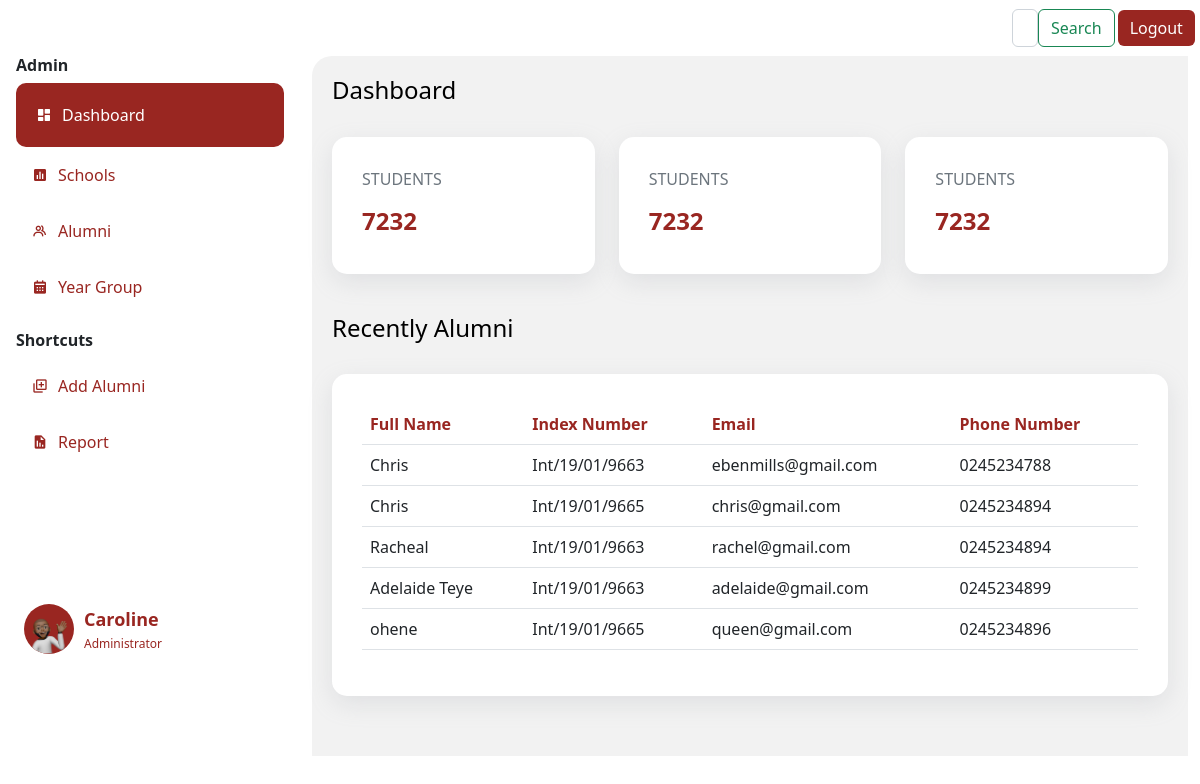
/dashboard (signed in), run on an earlier commit of the app's database.
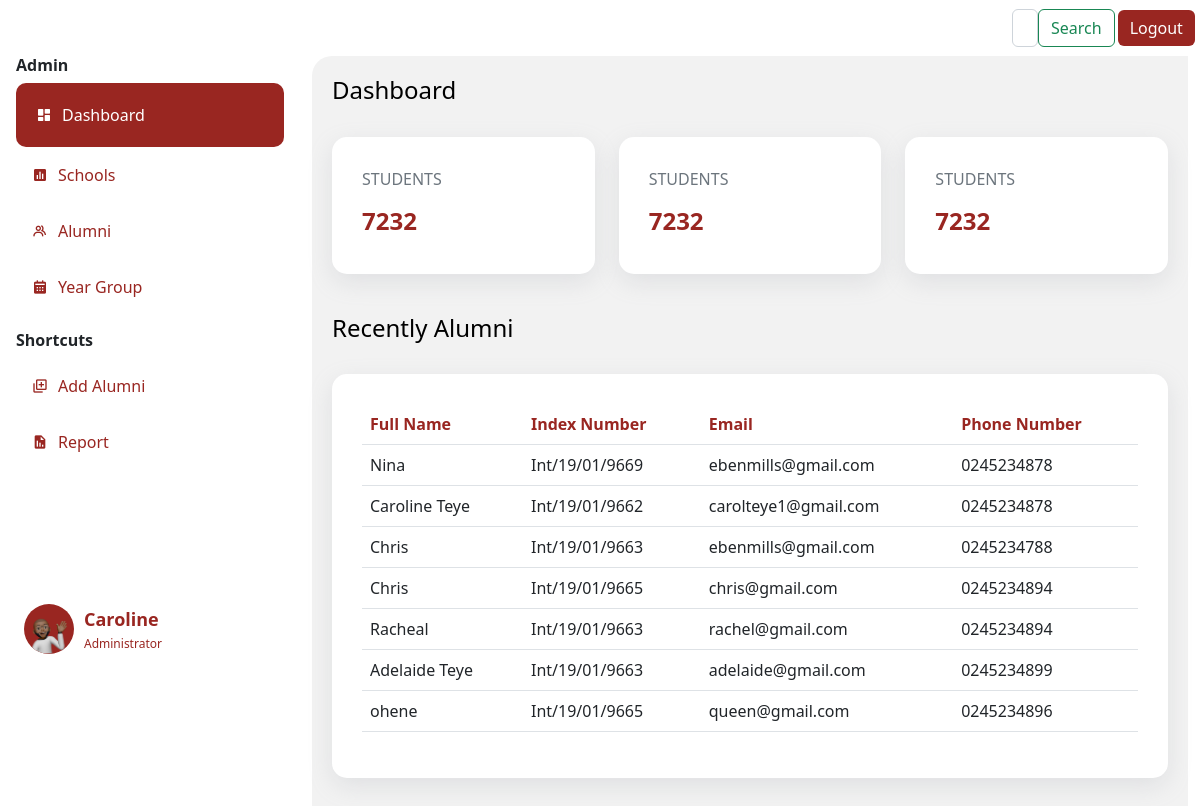
And on a later commit of the database.
### app.py (models this page shows, shortened)
class Person(db.Model, UserMixin):
    id= db.Column(db.Integer, primary_key=True)
    name= db.Column(db.String(200), )
    yearCompleted= db.Column(db.String(200), )
    nationality= db.Column(db.String(200), )
    contact= db.Column(db.Integer(), )
    email= db.Column(db.String(200), nullable=True)
    faculty= db.Column(db.String(200), nullable=True)
    hallofresidence= db.Column(db.String(200), nullable=True)
    password= db.Column(db.String(20))
    school= db.Column(db.String(20))
    email= db.Column(db.String(20), nullable=True)
    phone= db.Column(db.String(10), nullable=True )
    indexnumber=db.Column(db.String())
    password=db.Column(db.String)
    gender= db.Column(db.String()    )
    department= db.Column(db.String()    )
    program= db.Column(db.String()   )
    telephone= db.Column(db.String()   )
    admitted= db.Column(db.Integer()  )
    address= db.Column(db.String()   )
    work= db.Column(db.String()  )
    guardian= db.Column(db.String()  )
    kin= db.Column(db.String()   )
    relationship= db.Column(db.String()  )
    marital= db.Column(db.String()   )
    health= db.Column(db.String()    )
    form=db.Column(db.String())
    extra= db.Column(db.String()     )
    image_file = db.Column(db.String(20))

class User(db.Model,UserMixin):
    id= db.Column(db.Integer, primary_key=True)
    fullname= db.Column(db.String()  )
    indexnumber= db.Column(db.Integer())
    gender= db.Column(db.String()    )
    school= db.Column(db.String()    )
    department= db.Column(db.String()    )
    program= db.Column(db.String()   )
    completed= db.Column(db.Integer()     )
    admitted= db.Column(db.Integer()  )
    email= db.Column(db.String()     )
    telephone= db.Column(db.String()     )
    hall= db.Column(db.String()  )
    nationality= db.Column(db.String()   )
    address= db.Column(db.String()   )
    work= db.Column(db.String()  )
    guardian= db.Column(db.String()  )
    kin= db.Column(db.String()   )
    relationship= db.Column(db.String()  )
    marital= db.Column(db.String()   )
    health= db.Column(db.String()    )
    extra= db.Column(db.String()     )
    image_file = db.Column(db.String(20))
    def __repr__(self):
        return f"User('{self.id}', {self.fullname}, {self.gender}'"

### app.py (the view)
@app.route('/dashboard')
@login_required
def dashboard():
    users=User.query.order_by(User.id.desc()).all()
    print(users)
    if current_user == None:
        flash("Welcome to the CentralAlumina " + current_user.email, "Success")
        flash(f"There was a problem")
    return render_template('dashboard.html', title='dashboard',users=users)
    eay

### forms.py
class Search(FlaskForm):
    searched = StringField('Searched', validators=[DataRequired()])
    submit = SubmitField('Search')

### app.py (called while the page is built)
@login_manager.user_loader
def load_user(user_id):
    return Person.query.get(int(user_id))

@app.context_processor
def base():
    form=Search()
    return dict(form=form)

### templates/dashboard.html (shortened to what this page needs)
{% extends 'layout.html' %}
{% block body %}
  <h4>Dashboard</h4>
  <br>
  <div class="row" style="justify-content: space-between;">
    <div class="col-md-4 ">
      <div class="dashboard-item" data-aos="fade-up">
        <p class="text-muted">STUDENTS</p>
        <h4 class="dashboard-item-text" ><b>7232</b></h4>
      </div>
    </div>
    <div class="col-md-4 ">
      <div class="dashboard-item" ->
        <p class="text-muted">STUDENTS</p>
        <h4 class="dashboard-item-text" ><b>7232</b></h4>
      </div>
    </div>
    <div class="col-md-4 ">
      <div class="dashboard-item" data-aos="fade-up" data-aos-delay="900">
        <p class="text-muted">STUDENTS</p>
        <h4 class="dashboard-item-text" ><b>7232</b></h4>
      </div>
    </div>
  </div>
  <h4>Recently Alumni</h4>
  <br>
  <div class="dashboard-item" data-aos="fade-up" data-aos-delay="1500">
    <table class="table" >
      <thead style="color: #992621;">
        <tr>
          <th scope="col">Full Name</th>
          <th scope="col">Index Number</th>
          <th scope="col">Email</th>
          <th scope="col">Phone Number</th>
        </tr>
      </thead>
      {%for user in users%}
      <tbody>
        <tr>
          <td>{{user.fullname}}</td>
          <td>{{user.indexnumber}}</td>
          <td>{{user.email}}</td>
          <td>{{user.telephone}}</td>
        </tr>
      </tbody>
      {% endfor %}
    </table>
  </div>
{% endblock body %}

### templates/layout.html (shortened to what this page needs)
<!doctype html>
<html lang="en">
  <head>
    <head>
    </head>
    <link rel="stylesheet" type="text/css" href="{{ url_for('static', filename='css/newstyle.css')}}">
    <link href="https://unpkg.com/aos@2.3.1/dist/aos.css" rel="stylesheet">
    <link href='https://unpkg.com/boxicons@2.1.2/css/boxicons.min.css' rel='stylesheet'>
    <link href="https://cdn.jsdelivr.net/npm/bootstrap@5.2.1/dist/css/bootstrap.min.css" rel="stylesheet">
  </head>
  <body>
      <nav class="navbar navbar-expand-lg sticky-top" style="background: #fff; ">
        <div class="container-fluid">
          <div class="collapse navbar-collapse me-2" id="navbarSupportedContent" style="width: 100%;">
            <form class="d-flex " role="search" method='POST' action='{{url_for('search')}}' >
              <input class="form-control " type="search" name='searched' placeholder="Search" aria-label="Search">
              <button class="btn btn-outline-success" type="submit">Search</button>
                </form>
            <button class="btn" style="color: #fff; background: #992621; border: none; margin-left: 3px;" type="logout">
              <a href="{{url_for('logout')}}" style="text-decoration: none; color: #fff;">Logout</a>
            </button>
          </div>
        </div>
      </nav>
      <div class="container-fluid" >
        <div class="row" >
            <div class="col-3 px-1 position-fixed" id="sticky-sidebar">
              <div class="container" >
                  <div class="side-menu">
                    <h6 class="divider"><b>Admin </b></h6>
                    {% if title == 'dashboard' %}
                    <div class="side-nav-button-active">
                      <i class='bx bxs-dashboard icon'></i>
                      <a href="/dashboard" class="side-nav-button-text">Dashboard</a>
                    </div>
                    {% else %}
                    <div class="side-nav-button">
                      <i class='bx bxs-dashboard icon'></i>
                      <a href="/dashboard" class="side-nav-button-text">Dashboard</a>
                    </div>
                    {% endif %}
                    {% if title == "newschools" %}
                    <div class="side-nav-button-active">
                      <i class='bx bxs-bar-chart-square icon'></i>
                      <a href="/newschools" class="side-nav-button-text">Schools</a>
                    </div>
                    {% else %}
                    <div class="side-nav-button">
                      <i class='bx bxs-bar-chart-square icon'></i>
                      <a href="/newschools" class="side-nav-button-text">Schools</a>
                    </div>
                    {% endif %}
                    {% if title == "list" %}
                    <div class="side-nav-button-active">
                      <i class='bx bx-group icon' ></i>
                      <a href="/list" class="side-nav-button-text">Alumni</a>
                    </div>
                    {% else %}
                    <div class="side-nav-button">
                      <i class='bx bx-group icon' ></i>
                      <a href="/list" class="side-nav-button-text">Alumni</a>
                    </div>
                    {% endif %}
                    {% if title == "year" %}
                    <div class="side-nav-button-active">
                      <i class='bx bxs-calendar icon' ></i>
                      <a href="/year" class="side-nav-button-text">Year Group</a>
                    </div>
                    {% else %}
                    <div class="side-nav-button">
                      <i class='bx bxs-calendar icon' ></i>
                      <a href="/year" class="side-nav-button-text">Year Group</a>
                    </div>
                    {% endif %}
                  </div>
                  <div class="side-menu">
                    <h6 class="divider" style="margin-top: 2vh;"><b>Shortcuts</b> </h6>
                    {% if title == "addalumni" %}
                      <div class="side-nav-button-active">
                        <i class='bx bx-add-to-queue icon' ></i>
                        <a href="/addalumni" class="side-nav-button-text">Add Alumni</a>
                      </div>
                      {% else %}
                      <div class="side-nav-button">
                        <i class='bx bx-add-to-queue icon' ></i>
                        <a href="/addalumni" class="side-nav-button-text">Add Alumni</a>
                      </div>
                    {% endif %}
                    {% if title == "newreport" %}
                    <div class="side-nav-button-active">
                      <i class='bx bxs-report icon' ></i>
                      <a href="/newreport" class="side-nav-button-text">Report</a>
                    </div>
                    {% else %}
                    <div class="side-nav-button">
                      <i class='bx bxs-report icon' ></i>
                      <a href="/newreport" class="side-nav-button-text">Report</a>
                    </div>
                    {% endif %}
                  </div>
                  <div class="profile-details" style=" bottom: 0; padding-top: 50%;">
                    <div class="elipse" style="background: #992621; border-radius: 50%;">
                      <img src="static/img/memoji.png" alt="" width="100%" >
                    </div>
                    <div class="profile-info" style="padding-left: 10px;">
                      <div class="profile-name"><b>{{current_user.name}}</b> </div>
                      <div class="title">Administrator</div>
                    </div>
                  </div>
        </div>
            </div>
            <div class="col offset-3" id="main">
              <div class="container" style="background-color: #f2f2f2; padding: 20px; border-radius: 20px 0 0 0;">
              {% block body %}
              {% endblock%}
              </div>
            </div>
        </div>
    </div>
</body>
</html>

### static/css/newstyle.css (style rules this page uses)
body { background: #f2f2f2; }
.side-nav-button { padding: 16px; background-color: #fff; border-radius: 10px; color: #992621; display: flex; align-items: center; }
h4 { color: black; }
.side-nav-button-text { margin: 0; padding-left: 10px; }
.side-nav-button-active { padding: 20px; background-color: #992621; border-radius: 10px; color: #fff; display: flex; align-items: center; }
.side-nav-button a { text-decoration: none; color: #992621; }
.side-nav-button-active a { text-decoration: none; color: #fff; }
.dashboard-item { background-color: #fff; padding: 30px; border-radius: 15px; color: #fff; margin: 0; box-shadow: rgba(149, 157, 165, 0.2) 0px 8px 24px; margin-bottom: 5vh; justify-content: space-between; }
.dashboard-item-text { margin-top: 0; color: #992621; }
.profile-details { border-radius: 10px; padding: 8px; display: flex; align-items: center; }
.elipse img { width: 50px; height: 50px; border-radius: 50%; }
.profile-name { color: #992621; font-size: 18px; font-weight: 500; margin-bottom: 2px; }
.title { font-size: 12px; color: #992621; font-weight: 400; }

What changed in the data, as far as the page shows it:
added User: fullname "Nina", indexnumber "Int/19/01/9669", email "ebenmills@gmail.com", telephone "0245234878"
added User: fullname "Caroline Teye", indexnumber "Int/19/01/9662", email "carolteye1@gmail.com", telephone "0245234878"
